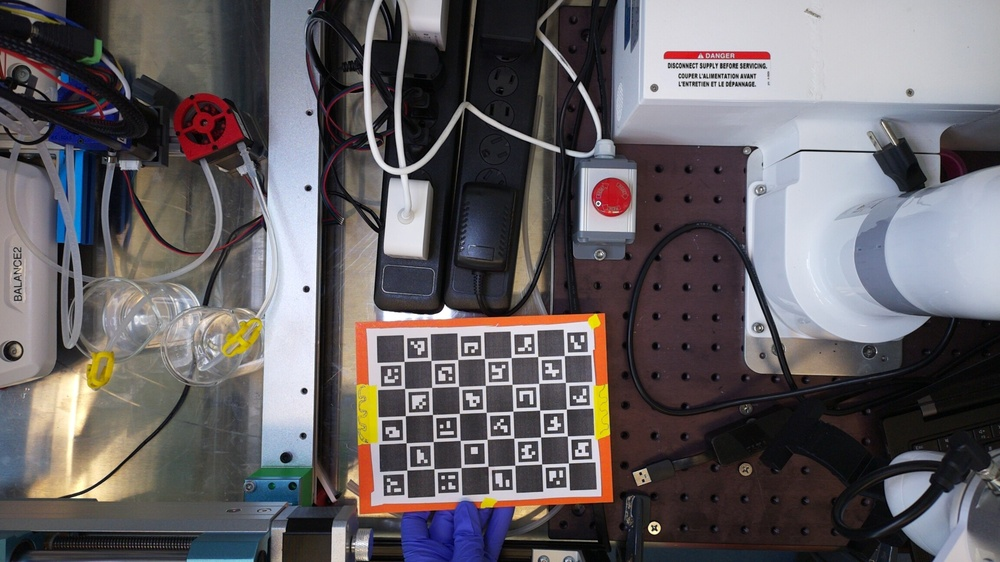
#> input picture Camera_Cal/cal_images/calibration_20260811_164432_890.jpg, 1000 x 562 px, shrunk from 2304 x 1296 before the run; its folder holds only this picture in this run
$ python camera_calibration.py
#> lines starting #> are read from the running program, lines starting #| are printed output that depends on the picture; after the words box and inside, x2 and y2 are one past the last pixel; in counts of white or black regions, pixels touching at a corner belong together; long printed decimals are rounded
# Camera calibration using ArUco markers and Charuco board
# This script processes images captured for calibration, detects ArUco markers, and extracts Charuco corners for camera calibration.
# Run on Laptop with OpenCV installed, and ensure calibration images are in the 'calibration_images' folder. Results will be saved in 'calibration_results'.

import cv2
import numpy as np
import sys
import time
import os

#File Paths
image_folder = os.path.join(os.path.dirname(__file__), 'cal_images')
os.makedirs(image_folder, exist_ok=True)  # Create folder if it doesn't exist
output_folder = os.path.join(os.path.dirname(__file__), 'output_images')
os.makedirs(output_folder, exist_ok=True)  # Create folder if it doesn't exist

# Define parameters
ARUCO_DICT = cv2.aruco.getPredefinedDictionary(cv2.aruco.DICT_4X4_50)
ARUCO_PARAMS = cv2.aruco.DetectorParameters()
detector = cv2.aruco.ArucoDetector(ARUCO_DICT, ARUCO_PARAMS)

# [8 lines of commented-out code are left out]
SQUARES_VERTICALLY = 6
SQUARES_HORIZONTALLY = 8
SQUARE_LENGTH = 0.02116  # meters
MARKER_LENGTH = 0.016 # meters

board = cv2.aruco.CharucoBoard((SQUARES_HORIZONTALLY, SQUARES_VERTICALLY),
                               SQUARE_LENGTH, MARKER_LENGTH, ARUCO_DICT)

# Create CharUco detector (new API for OpenCV 4.7.0+)
charuco_params = cv2.aruco.CharucoParameters()
charuco_detector = cv2.aruco.CharucoDetector(board, charuco_params, ARUCO_PARAMS)

all_charuco_corners = []
all_charuco_ids = []

# Process each image in the calibration_images folder for detection of markers
for image in os.listdir(image_folder):
    if image.endswith('.jpg'):
        image_path = os.path.join(image_folder, image)
        frame = cv2.imread(image_path)
#> frame is the input picture: shape (562, 1000, 3); mean B, G, R 100, 96.7, 101.1
        if frame is None:
            print(f"Error loading image: {image_path}")
            continue

        # Detect ChArUco corners using the new API (OpenCV 4.7.0+)
        charuco_corners, charuco_ids, marker_corners, marker_ids = charuco_detector.detectBoard(frame)
#> charuco_corners = 35 rows, first 8: [404.6, 362], [431.5, 361], [458.3, 360], [485, 359], [511.7, 358.1], [538.2, 357], [564.8, 356.1], [405.1, 388.9]; charuco_ids = 35 values from 0 to 34; marker_corners = 24 items; marker_ids = 24 values, max 23 at index 11, min 0 at index 16, mean 11.5

        # Handle None values from detection
        if marker_ids is None:
            marker_ids = []
        if charuco_ids is None:
            charuco_ids = []

        print(f"Processing {image}: Detected {len(marker_ids)} ArUco markers, {len(charuco_ids)} ChArUco corners")
#| Processing calibration_20260811_164432_890.jpg: Detected 24 ArUco markers, 35 ChArUco corners

        # Handle None values for charuco_corners
        if charuco_corners is None:
            charuco_corners = []

        if len(charuco_ids) > 0 and len(charuco_corners) > 20:  # Ensure we have enough corners for calibration
            print(f"ChArUco corners detected: {len(charuco_corners)}")
#| ChArUco corners detected: 35
            # Draw detected markers on the image
            if marker_ids is not None:
                frame_marked = cv2.aruco.drawDetectedMarkers(frame.copy(), marker_corners, marker_ids)
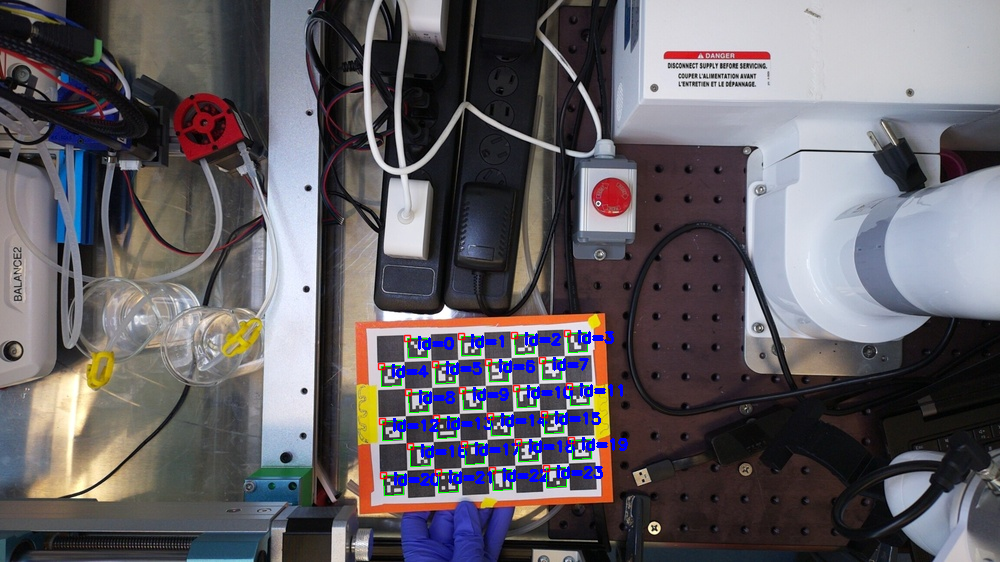
#> frame_marked: shape (562, 1000, 3); mean B, G, R 101.2, 95.6, 99.5
            else:
                frame_marked = frame.copy()

            # Draw charuco corners for visualization
            frame_marked = cv2.aruco.drawDetectedCornersCharuco(frame_marked, charuco_corners, charuco_ids)
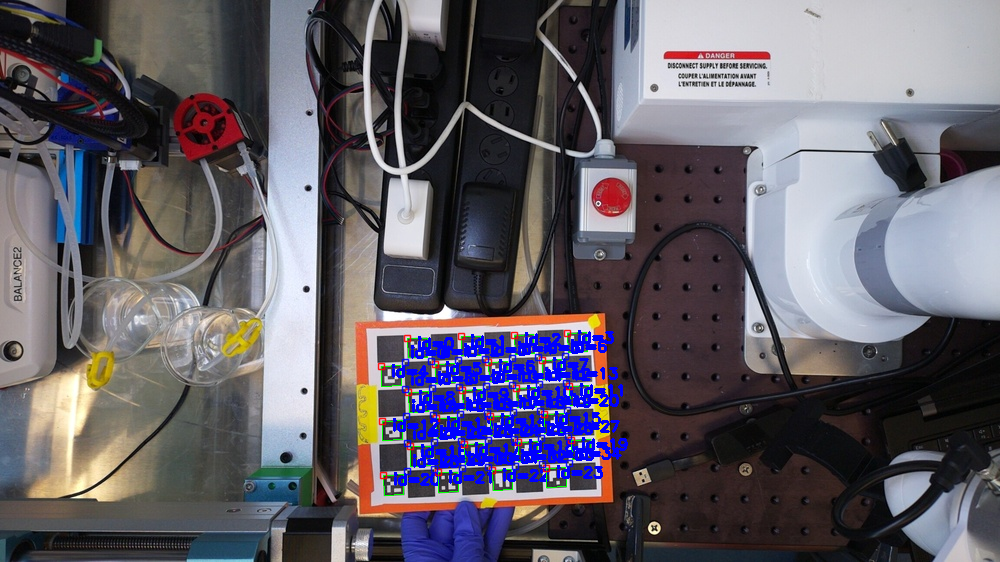
#> frame_marked: shape (562, 1000, 3); 1.85% of pixels changed, all inside (x1, y1, x2, y2) = (401, 339, 622, 476)
            cv2.imwrite(os.path.join(output_folder, f"charuco_{image}"), frame_marked)  # Save charuco marked image

            # Append corners and IDs for calibration
            all_charuco_corners.append(charuco_corners)
            all_charuco_ids.append(charuco_ids)
        else:
            print(f"  Not enough ChArUco corners detected for {image}")

# Perform camera calibration once after collecting all corners
print("\n" + "="*60)
print("Performing camera calibration...")
print("="*60)

if len(all_charuco_corners) > 0:
    # Get image size from first image
    first_image_path = os.path.join(image_folder, [f for f in os.listdir(image_folder) if f.endswith('.jpg')][0])
    first_frame = cv2.imread(first_image_path)
    imageSize = first_frame.shape[1::-1]  # (width, height)
#> imageSize = (1000, 562)

    # Convert ChArUco corners to object points using the board
    objPoints = []
    imgPoints = []

    for i in range(len(all_charuco_corners)):
        # [11 lines of commented-out code are left out]

        matched_obj_points, matched_img_points = board.matchImagePoints(
            all_charuco_corners[i], all_charuco_ids[i]
        )
        if matched_obj_points is not None and len(matched_obj_points) > 0:
            objPoints.append(matched_obj_points)
            imgPoints.append(matched_img_points)
#> this loop made 1 pass
#> after the loop, imgPoints = 1 item; objPoints = 1 item

    # Calibrate using standard cv2.calibrateCamera (new API for OpenCV 4.7.0+)
    ret, cameraMatrix, distCoeffs, rvecs, tvecs = cv2.calibrateCamera(
        objPoints, imgPoints, imageSize, None, None
    )
#> ret = 0.066; cameraMatrix = [[99.36, 0, 457.2], [0, 100.1, 243.9], [0, 0, 1]]; distCoeffs = [[0.00729, -0.000962, -0.00492, 0.000699, 6.94e-05]]; rvecs = ([-0.00713, -0.00958, -0.027],); tvecs = ([-0.0632, 0.0723, 0.0779],)

    print(f"\nCalibration successful with RMS error: {ret}")
#| Calibration successful with RMS error: 0.06604
    print(f"\nCamera Matrix:\n{cameraMatrix}")
#| Camera Matrix:
#| [[ 99.357   0.         457.193]
#|  [  0.         100.053 243.884]
#|  [  0.           0.           1.        ]]
    print(f"\nDistortion Coefficients:\n{distCoeffs}")
#| Distortion Coefficients:
#| [[ 7.28753185e-03 -9.61711381e-04 -4.92488817e-03  6.99418992e-04
#|    6.93867621e-05]]
    print(f"\nReprojection Error (RMS): {ret}")  # ret is the RMS error
#| Reprojection Error (RMS): 0.06604

    # Save results
    calibration_folder = os.path.join(os.path.dirname(__file__), 'calibration_results')
    os.makedirs(calibration_folder, exist_ok=True)

    np.save(os.path.join(calibration_folder, 'camera_matrix.npy'), cameraMatrix)
    np.save(os.path.join(calibration_folder, 'dist_coeffs.npy'), distCoeffs)

    print(f"\nCalibration results saved to {calibration_folder}/")
else:
    print("No valid calibration images found!")
